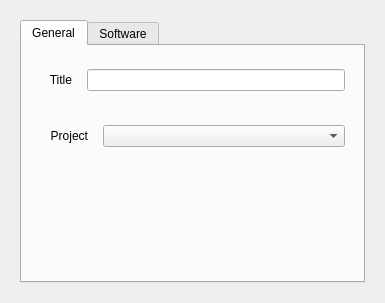
<?xml version="1.0" encoding="UTF-8"?>
<ui version="4.0">
 <class>Form</class>
 <widget class="QWidget" name="Form">
  <property name="geometry">
   <rect>
    <x>0</x>
    <y>0</y>
    <width>385</width>
    <height>303</height>
   </rect>
  </property>
  <property name="windowTitle">
   <string>Form</string>
  </property>
  <layout class="QVBoxLayout" name="verticalLayout">
   <item>
    <widget class="QWidget" name="ui_module_wgt" native="true">
     <property name="enabled">
      <bool>true</bool>
     </property>
     <property name="sizePolicy">
      <sizepolicy hsizetype="Minimum" vsizetype="Preferred">
       <horstretch>0</horstretch>
       <verstretch>0</verstretch>
      </sizepolicy>
     </property>
     <layout class="QVBoxLayout" name="verticalLayout_4">
      <item>
       <widget class="QTabWidget" name="tabWidget">
        <property name="sizePolicy">
         <sizepolicy hsizetype="Minimum" vsizetype="Expanding">
          <horstretch>0</horstretch>
          <verstretch>0</verstretch>
         </sizepolicy>
        </property>
        <property name="currentIndex">
         <number>0</number>
        </property>
        <widget class="QWidget" name="general_tab_wgt">
         <attribute name="title">
          <string>General</string>
         </attribute>
         <layout class="QVBoxLayout" name="verticalLayout_8">
          <item>
           <widget class="QWidget" name="title_wgt" native="true">
            <layout class="QHBoxLayout" name="horizontalLayout_4">
             <item>
              <widget class="QWidget" name="widget_7" native="true">
               <property name="sizePolicy">
                <sizepolicy hsizetype="Minimum" vsizetype="Preferred">
                 <horstretch>0</horstretch>
                 <verstretch>0</verstretch>
                </sizepolicy>
               </property>
               <property name="maximumSize">
                <size>
                 <width>100</width>
                 <height>16777215</height>
                </size>
               </property>
               <layout class="QVBoxLayout" name="verticalLayout_10">
                <item>
                 <widget class="QLabel" name="title_lbl">
                  <property name="sizePolicy">
                   <sizepolicy hsizetype="Minimum" vsizetype="Preferred">
                    <horstretch>0</horstretch>
                    <verstretch>0</verstretch>
                   </sizepolicy>
                  </property>
                  <property name="text">
                   <string>Title</string>
                  </property>
                  <property name="alignment">
                   <set>Qt::AlignRight|Qt::AlignTrailing|Qt::AlignVCenter</set>
                  </property>
                 </widget>
                </item>
               </layout>
              </widget>
             </item>
             <item>
              <widget class="QLineEdit" name="lineEdit_3"/>
             </item>
            </layout>
           </widget>
          </item>
          <item>
           <widget class="QWidget" name="project_wgt" native="true">
            <layout class="QHBoxLayout" name="horizontalLayout_2">
             <item>
              <widget class="QWidget" name="widget_4" native="true">
               <property name="sizePolicy">
                <sizepolicy hsizetype="Minimum" vsizetype="Preferred">
                 <horstretch>0</horstretch>
                 <verstretch>0</verstretch>
                </sizepolicy>
               </property>
               <property name="maximumSize">
                <size>
                 <width>100</width>
                 <height>16777215</height>
                </size>
               </property>
               <layout class="QVBoxLayout" name="verticalLayout_6">
                <item>
                 <widget class="QLabel" name="project_lbl">
                  <property name="sizePolicy">
                   <sizepolicy hsizetype="Minimum" vsizetype="Preferred">
                    <horstretch>0</horstretch>
                    <verstretch>0</verstretch>
                   </sizepolicy>
                  </property>
                  <property name="text">
                   <string>Project</string>
                  </property>
                  <property name="alignment">
                   <set>Qt::AlignRight|Qt::AlignTrailing|Qt::AlignVCenter</set>
                  </property>
                 </widget>
                </item>
               </layout>
              </widget>
             </item>
             <item>
              <widget class="QComboBox" name="comboBox_2">
               <property name="sizePolicy">
                <sizepolicy hsizetype="Expanding" vsizetype="Fixed">
                 <horstretch>0</horstretch>
                 <verstretch>0</verstretch>
                </sizepolicy>
               </property>
              </widget>
             </item>
            </layout>
           </widget>
          </item>
          <item>
           <spacer name="verticalSpacer">
            <property name="orientation">
             <enum>Qt::Vertical</enum>
            </property>
            <property name="sizeHint" stdset="0">
             <size>
              <width>20</width>
              <height>40</height>
             </size>
            </property>
           </spacer>
          </item>
         </layout>
        </widget>
        <widget class="QWidget" name="software_tab_wgt">
         <attribute name="title">
          <string>Software</string>
         </attribute>
        </widget>
       </widget>
      </item>
     </layout>
    </widget>
   </item>
  </layout>
 </widget>
 <resources/>
 <connections/>
</ui>
